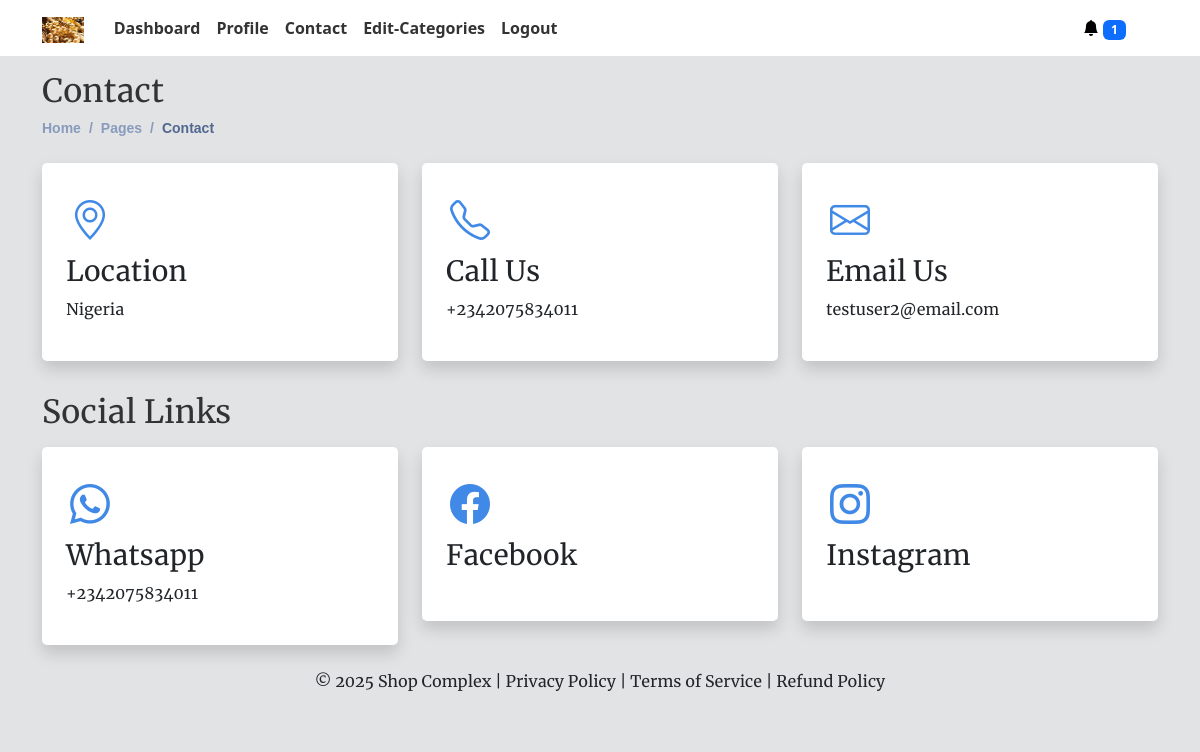
Screenshot of /contact (signed in) with the database file from the repository.
### myapp/models.py (models this page shows, shortened)
class User(AbstractUser):
    profilepic = models.ImageField(upload_to= 'profilepic', null=True, blank=True, default="avatar.png")
    moredesc = models.TextField(null=True, blank=True)
    businessname = models.CharField(
        max_length=100, unique=True, null=True, blank=True)
    slug = models.SlugField(unique=True, null=True, blank=True)
    country = models.CharField(max_length=100, null=True, blank=True)
    phone = models.CharField(max_length=100, null=True, blank=True)
    meansofid = models.CharField(max_length=100, null=True, blank=True)
    idnumber = models.CharField(max_length=100, null=True, blank=True)
    idpic = models.ImageField(upload_to= 'id', null=True, blank=True)
    qrcode = models.ImageField(null=True, blank=True)
    logo = models.ImageField(null=True, blank=True, default="icon.png")
    currency = models.CharField(max_length=10, null=True, blank=True)
    coins = models.IntegerField(blank=True, null=True, default=0)
    whatsapp = models.CharField(max_length=200, null=True, blank=True)
    updated = models.DateTimeField(auto_now=True, null=True)
    created = models.DateTimeField(auto_now_add=True, null=True)
    subscribed = models.BooleanField(default=False, null=True, blank=True)
    date = models.DateTimeField(default=datetime.now())
    trial_start = models.DateTimeField(null=True, blank=True)
    trial_end = models.DateTimeField(null=True, blank=True)
    def save(self, *args, **kwargs):
        if self.pk is None:
            self.trial_start = self.date_joined
            self.trial_end = self.trial_start + \
                timedelta(days=14)  # Adjust trial period as needed
        else:
            self.trial_start = self.date_joined
            self.trial_end = self.trial_start + timedelta(days=14)
            old_user = User.objects.get(pk=self.pk)
            if self.profilepic != old_user.profilepic:
                self.profilepic = self.compress_image(self.profilepic)
            if self.logo != old_user.logo:
                self.logo = self.compress_image(self.logo)
            if old_user.subscribed != self.subscribed:
                if self.subscribed:
                    self.update_slug_activation()
                else:
                    self.slug = None
        if self.trial_end <= timezone.now() and not self.subscribed:
            self.subscribed = False
        else:
            self.subscribed = True
        if self.subscribed:
            self.slug = slugify(self.businessname)
        else:
            self.slug = None
        super(User, self).save(*args, **kwargs)

### myapp/views.py (the view)
# urls.py: path('contact', views.contact, name='contact'),
@login_required(login_url='account_login')
def contact(request):
    user = request.user
    whatsap = user.whatsapp
    whatsapp = whatsap[14:]
    check_expired(request, user)
    product = Product.objects.filter(owner=request.user)
    categories = product.values('itemcategory').distinct()
    cart = CartItem.objects.filter(slug=request.user.slug)
    carts = cart.values('phone').distinct()
    context = {}
    if request.user.is_authenticated:
        contact_form = UserForm(request.POST, instance=request.user)
        if request.method == 'POST':
            if contact_form.is_valid():
                contact_form.save()
                messages.success(request, 'Updated Successfully')
            else:
                messages.warning(request, 'Not Updated')
        context = {'whatsapp': whatsapp, 'contact_form': contact_form, 'carts': carts, }
    return render(request, 'myapp/contact.html', context)

### myapp/models.py (called while the page is built)
@receiver(pre_save, sender=User)
def delete_old_images(sender, instance, **kwargs):
    if instance.pk:
        old_item = User.objects.get(pk=instance.pk)
        if old_item.profilepic != instance.profilepic:
            if str(instance.profilepic) != "avatar.png":
                old_item.profilepic.delete(save=False)
        if old_item.logo != instance.logo:
            if str(instance.logo) != "icon.png":
                old_item.logo.delete(save=False)

### myapp/views.py (called while the page is built)
def check_expired(request, user):
    if Subscription.objects.filter(user=user).exists():
        cancelsub(request, user)
        if Subscription.objects.filter(user=user).exists():
            user.subscribed = True
            user.slug = slugify(user.businessname)
        else:
            user.slug = None
            user.subscribed = False
        user.save()
    else:
        user.slug = None
        user.subscribed = False
    user.save()

### myapp/templates/myapp/contact.html (shortened to what this page needs)
{% extends 'wrapper.html' %}
{% load static %}
{% block content %}
<div class="container my-3">
    <div class="pagetitle">
        <h2>Contact</h2>
        <nav>
            <ol class="breadcrumb">
                <li class="breadcrumb-item"><a href="{% url 'portal' %}">Home</a></li>
                <li class="breadcrumb-item">Pages</li>
                <li class="breadcrumb-item active">Contact</li>
            </ol>
        </nav>
    </div>
    <div class="row gy-4">
        <div class="col-xl-12">
            <div class="row contact">
                <div class="col-lg-4">
                    <div class="card shadow p-4 my-2">
                        <i class="bi bi-geo-alt"></i>
                        <h3>Location</h3>
                        <p>{{user.country}}</p>
                    </div>
                </div>
                <div class="col-lg-4">
                    <a class="phone" href="tel:{{user.phone}}">
                        <div class="card shadow p-4 my-2">
                            <i class="bi bi-telephone"></i>
                            <h3>Call Us</h3>
                            <p>{{user.phone}}</p>
                        </div>
                    </a>
                </div>
                <div class="col-lg-4">
                    <a class="email" href="mailto:{{user.email}}">
                        <div class="card shadow p-4 my-2">
                            <i class="bi bi-envelope"></i>
                            <h3>Email Us</h3>
                            <p>{{user.email}}</p>
                        </div>
                    </a>
                </div>
            </div>
        </div>
        <div class="col-xl-12">
            <div class="row contact">
                <h2>Social Links</h2>
                <div class="col-lg-4">
                    <a class="whatsapp" href="{{user.whatsapp}}">
                        <div class="card shadow p-4 my-2">
                            <i class="bi bi-whatsapp"></i>
                            <h3>Whatsapp</h3>
                            <p>{{whatsapp}}</p>
                        </div>
                    </a>
                </div>
                <div class="col-lg-4">
                    <a class="facebook" href="{{user.facebook}}">
                        <div class="card shadow p-4 my-2">
                            <i class="bi bi-facebook"></i>
                            <h3>Facebook</h3>
                        </div>
                    </a>
                </div>
                <div class="col-lg-4">
                    <a class="instagram" href="{{user.instagram}}">
                        <div class="card shadow p-4 my-2">
                            <i class="bi bi-instagram"></i>
                            <h3>Instagram</h3>
                        </div>
                    </a>
                </div>
            </div>
            {% endblock content %}

### templates/navbar.html (shortened to what this page needs)
{% load static %}
<div id="navbar-container">
    <nav class="navbar navbar-expand-lg navbar-light custom-navbar"
        style="font-family: system-ui, -apple-system, BlinkMacSystemFont, 'Segoe UI', Roboto, Oxygen, Ubuntu, Cantarell, 'Open Sans', 'Helvetica Neue', sans-serif">
        <div class="container text-center">
            <div class="col-auto">
                {% if user.is_authenticated %}
                <a href="{% url 'portal' %}" class="navbar-brand text-white logo">
                    {% if user.logo %}
                    <img src="{{user.logo.url}}" alt="logo">
                    {% endif %}
                </a>
                {% else %}
                <a href="{% url 'portal' %}" class="navbar-brand text-white">
                    <i class="bi bi-diamond"></i> Brand Name
                </a>
                {% endif %}
            </div>
            <div class="collapse navbar-collapse" id="navbarNav">
                <ul class="navbar-nav ml-auto">
                    <li class="nav-item">
                        <a class="nav-link" href="{% url 'portal' %}">Dashboard</a>
                    </li>
                    <li class="nav-item">
                        <a class="nav-link" href="{% url 'profile' %}">Profile</a>
                    </li>
                    <li class="nav-item">
                        <a class="nav-link" href="{% url 'contact' %}">Contact</a>
                    </li>
                    <li class="nav-item">
                        <a class="nav-link" href="{% url 'category' %}">Edit-Categories</a>
                    </li>
                    <li class="nav-item">
                        <a class="nav-link" href="{% url 'logout' %}">Logout</a>
                    </li>
                </ul>
            </div>
            <div class="col-auto">
                <div class="dropdown d-inline mx-3">
                    <a href="#" class="text-white dropdown-toggle text-decoration-none" id="notificationsDropdown"
                        role="button" data-bs-toggle="dropdown" aria-haspopup="true" aria-expanded="false">
                        <i class="bi bi-bell-fill text-black"></i>
                        <span class="badge bg-primary">{{ carts.count }}</span>
                    </a>
                </div>
            </div>
        </div>
    </nav>
</div>

### static/assets/style.css (style rules this page uses)
:root { scroll-behavior: smooth; }
body { font-family: "Merriweather"; background: #F5F5F5; color: #333333; }
a { color: #4154f1; text-decoration: none; }
.custom-navbar { background-color: #ffffff; }
.navbar-nav .nav-link { color: #343a40; font-weight: bold; }
a { text-decoration: none; }
.breadcrumb { font-size: 14px; font-family: "Nunito", sans-serif; color: #899bbd; font-weight: 600; }
.breadcrumb a { color: #899bbd; transition: 0.3s; }
.breadcrumb .breadcrumb-item::before { color: #899bbd; }
.breadcrumb .active { color: #51678f; font-weight: 600; }
div .contact i { color: #4189e6; margin: 0.25rem; font-size: 2.5rem; }
.card { margin-bottom: 30px; border: none; border-radius: 5px; box-shadow: 0px 0 30px rgba(166, 184, 12, 0.1); }
.nav-item .nav-link { color: #333333; }
.logo img { max-height: 26px; margin-right: 6px; }

### rows the page displays
User: logo (picture), country "Nigeria", phone "+2342075834011", email "testuser2@email.com"

### other values shown
{{ carts.count }} "1"
{{ whatsapp }} "+2342075834011"
